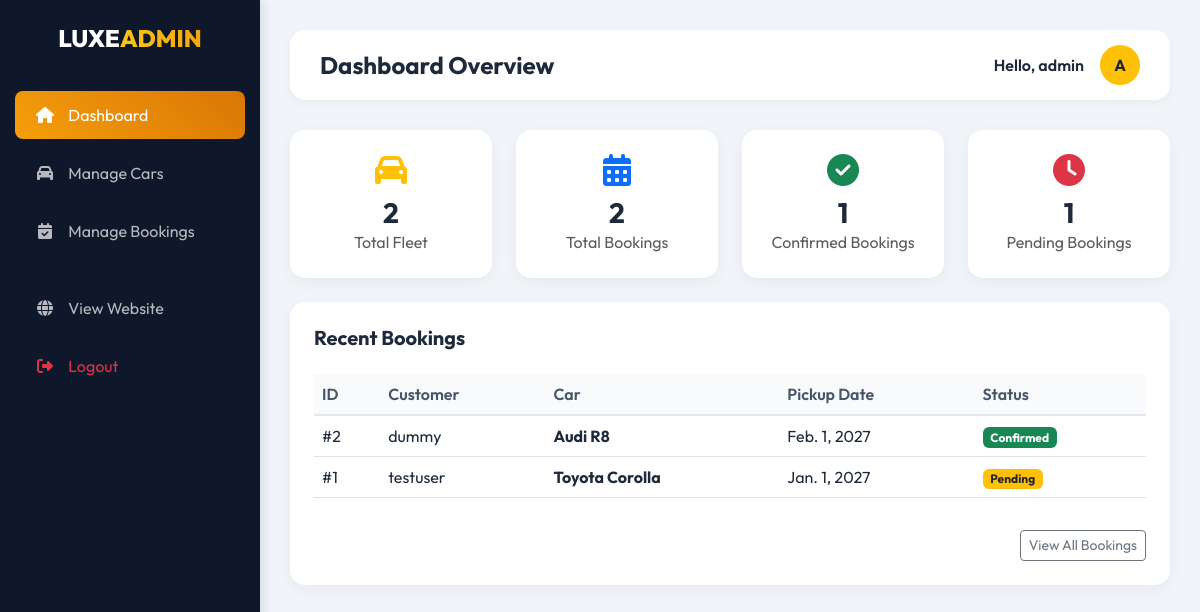
The app's page /dashboard/ (signed in) with its own data.
### myapp/models.py (models this page shows, shortened)
class Booking(models.Model):
    STATUS_CHOICES = (
        ('Pending', 'Pending'),
        ('Confirmed', 'Confirmed'),
        ('Completed', 'Completed'),
        ('Cancelled', 'Cancelled'),
    )
    user = models.ForeignKey(User, on_delete=models.CASCADE, null=True, blank=True)
    car = models.ForeignKey(Car, on_delete=models.CASCADE, null=True)
    pickup_date = models.DateField(null=True)
    drop_date = models.DateField(null=True)
    pickup_location = models.CharField(max_length=300, null=True)
    drop_location = models.CharField(max_length=300, null=True)
    total_amount = models.FloatField(null=True, blank=True)
    status = models.CharField(max_length=20, choices=STATUS_CHOICES, default='Pending')
    date_booked = models.DateTimeField(auto_now_add=True)

class Car(models.Model):
    category = models.ForeignKey(CarCategory, related_name='cars', on_delete=models.SET_NULL, null=True)
    name = models.CharField(max_length=200, null=True)
    rate_per_day = models.FloatField(null=True)
    description = models.TextField(null=True, blank=True)
    features = models.CharField(max_length=500, null=True, blank=True, help_text="Comma separated features e.g. AC, Auto, 4 Seats")
    image = models.ImageField(upload_to='cars/', null=True, blank=True)
    is_available = models.BooleanField(default=True)
    date_added = models.DateTimeField(auto_now_add=True, null=True)

### myapp/views.py (the view)
# urls.py: path('dashboard/', views.custom_admin_dashboard, name='custom_admin_dashboard'),
@user_passes_test(is_admin)
def custom_admin_dashboard(request):
    context = {
        'total_cars': Car.objects.count(),
        'total_bookings': Booking.objects.count(),
        'confirmed_bookings': Booking.objects.filter(status='Confirmed').count(),
        'pending_bookings': Booking.objects.filter(status='Pending').count(),
        'recent_bookings': Booking.objects.order_by('-date_booked')[:5],
    }
    return render(request, 'custom_admin/dashboard.html', context)

### myapp/views.py (called while the page is built)
def is_admin(user):
    return user.is_authenticated and user.is_staff

### myapp/templates/custom_admin/dashboard.html
{% extends 'custom_admin/base.html' %}
{% block page_title %}Dashboard Overview{% endblock %}
{% block content %}
<div class="row g-4 mb-4">
    <div class="col-md-3">
        <div class="glass-card p-4 text-center">
            <div class="text-warning mb-2"><i class="fas fa-car fa-2x"></i></div>
            <h3 class="fw-bold mb-0">{{ total_cars }}</h3>
            <p class="text-muted mb-0">Total Fleet</p>
        </div>
    </div>
    <div class="col-md-3">
        <div class="glass-card p-4 text-center">
            <div class="text-primary mb-2"><i class="fas fa-calendar-alt fa-2x"></i></div>
            <h3 class="fw-bold mb-0">{{ total_bookings }}</h3>
            <p class="text-muted mb-0">Total Bookings</p>
        </div>
    </div>
    <div class="col-md-3">
        <div class="glass-card p-4 text-center">
            <div class="text-success mb-2"><i class="fas fa-check-circle fa-2x"></i></div>
            <h3 class="fw-bold mb-0">{{ confirmed_bookings }}</h3>
            <p class="text-muted mb-0">Confirmed Bookings</p>
        </div>
    </div>
    <div class="col-md-3">
        <div class="glass-card p-4 text-center">
            <div class="text-danger mb-2"><i class="fas fa-clock fa-2x"></i></div>
            <h3 class="fw-bold mb-0">{{ pending_bookings }}</h3>
            <p class="text-muted mb-0">Pending Bookings</p>
        </div>
    </div>
</div>
<div class="row">
    <div class="col-12">
        <div class="glass-card p-4">
            <h5 class="fw-bold mb-4">Recent Bookings</h5>
            <div class="table-responsive">
                <table class="table table-hover">
                    <thead>
                        <tr>
                            <th>ID</th>
                            <th>Customer</th>
                            <th>Car</th>
                            <th>Pickup Date</th>
                            <th>Status</th>
                        </tr>
                    </thead>
                    <tbody>
                        {% for booking in recent_bookings %}
                        <tr>
                            <td>#{{ booking.id }}</td>
                            <td>{{ booking.user.username }}</td>
                            <td class="fw-bold">{{ booking.car.name }}</td>
                            <td>{{ booking.pickup_date }}</td>
                            <td>
                                <span class="badge {% if booking.status == 'Confirmed' %}bg-success{% elif booking.status == 'Pending' %}bg-warning text-dark{% else %}bg-secondary{% endif %}">
                                    {{ booking.status }}
                                </span>
                            </td>
                        </tr>
                        {% empty %}
                        <tr><td colspan="5" class="text-center">No recent bookings.</td></tr>
                        {% endfor %}
                    </tbody>
                </table>
            </div>
            <div class="text-end mt-3">
                <a href="{% url 'custom_admin_bookings' %}" class="btn btn-sm btn-outline-secondary">View All Bookings</a>
            </div>
        </div>
    </div>
</div>
{% endblock %}

### myapp/templates/custom_admin/base.html (shortened to what this page needs)
<!DOCTYPE html>
<html lang="en">
<head>
    <link href="https://cdn.jsdelivr.net/npm/bootstrap@5.3.0/dist/css/bootstrap.min.css" rel="stylesheet">
    <link rel="stylesheet" href="https://cdnjs.cloudflare.com/ajax/libs/font-awesome/6.4.0/css/all.min.css">
</head>
<body>
    <div class="sidebar">
        <a href="{% url 'custom_admin_dashboard' %}" class="sidebar-brand">LUXE<span class="text-gradient">ADMIN</span></a>
        <ul class="nav flex-column">
            <li class="nav-item">
                <a class="nav-link {% if request.resolver_match.url_name == 'custom_admin_dashboard' %}active{% endif %}" href="{% url 'custom_admin_dashboard' %}">
                    <i class="fas fa-home"></i> Dashboard
                </a>
            </li>
            <li class="nav-item">
                <a class="nav-link {% if 'car' in request.resolver_match.url_name %}active{% endif %}" href="{% url 'custom_admin_cars' %}">
                    <i class="fas fa-car"></i> Manage Cars
                </a>
            </li>
            <li class="nav-item">
                <a class="nav-link {% if 'booking' in request.resolver_match.url_name %}active{% endif %}" href="{% url 'custom_admin_bookings' %}">
                    <i class="fas fa-calendar-check"></i> Manage Bookings
                </a>
            </li>
            <li class="nav-item mt-4">
                <a class="nav-link" href="{% url 'home' %}">
                    <i class="fas fa-globe"></i> View Website
                </a>
            </li>
            <li class="nav-item">
                <a class="nav-link text-danger" href="{% url 'logout' %}">
                    <i class="fas fa-sign-out-alt"></i> Logout
                </a>
            </li>
        </ul>
    </div>
    <div class="main-content">
        <div class="top-header">
            <h4 class="mb-0 fw-bold">{% block page_title %}Dashboard{% endblock %}</h4>
            <div class="user-info d-flex align-items-center">
                <span class="me-3 fw-semibold">Hello, {{ request.user.username }}</span>
                <div class="bg-warning text-dark rounded-circle d-flex align-items-center justify-content-center fw-bold" style="width: 40px; height: 40px;">
                    {{ request.user.username|make_list|first|upper }}
                </div>
            </div>
        </div>
        {% block content %}{% endblock %}
    </div>
</body>
</html>

### myapp/templates/custom_admin/base.html (style rules this page uses)
body { font-family: 'Outfit', sans-serif; background: #f1f5f9; color: #1e293b; }
.sidebar { width: 260px; background: #0f172a; color: white; position: fixed; height: 100vh; left: 0; top: 0; padding-top: 20px; box-shadow: 4px 0 10px rgba(0,0,0,0.1); }
.sidebar-brand { font-size: 1.5rem; font-weight: 800; text-align: center; margin-bottom: 30px; color: white; text-decoration: none; display: block; }
.text-gradient { background: linear-gradient(45deg, #facc15, #f59e0b); -webkit-background-clip: text; -webkit-text-fill-color: transparent; }
.nav-item { margin: 5px 15px; }
.nav-link { color: rgba(255,255,255,0.7); border-radius: 8px; padding: 12px 20px; transition: all 0.3s; }
.nav-link:hover, .nav-link.active { background: linear-gradient(45deg, #f59e0b, #d97706); color: white; }
.nav-link i { margin-right: 10px; width: 20px; text-align: center; }
.main-content { margin-left: 260px; padding: 30px; }
.glass-card { background: white; border-radius: 15px; box-shadow: 0 4px 15px rgba(0,0,0,0.05); border: none; transition: all 0.3s ease; }
.top-header { background: white; padding: 15px 30px; border-radius: 15px; box-shadow: 0 2px 10px rgba(0,0,0,0.05); margin-bottom: 30px; display: flex; justify-content: space-between; align-items: center; }
.table th { background: #f8fafc; color: #475569; font-weight: 600; border-bottom: 2px solid #e2e8f0; }
.table td { vertical-align: middle; color: #1e293b; }

### records on screen
Booking: id "2", user.username "dummy", car.name "Audi R8", pickup_date "Feb. 1, 2027", status "Confirmed"
Booking: id "1", user.username "testuser", car.name "Toyota Corolla", pickup_date "Jan. 1, 2027", status "Pending"

### other values on screen
{{ request.user.username }} "admin"
{{ request.user.username|make_list|first|upper }} "A"
{{ total_cars }} "2"
{{ total_bookings }} "2"
{{ confirmed_bookings }} "1"
{{ pending_bookings }} "1"
